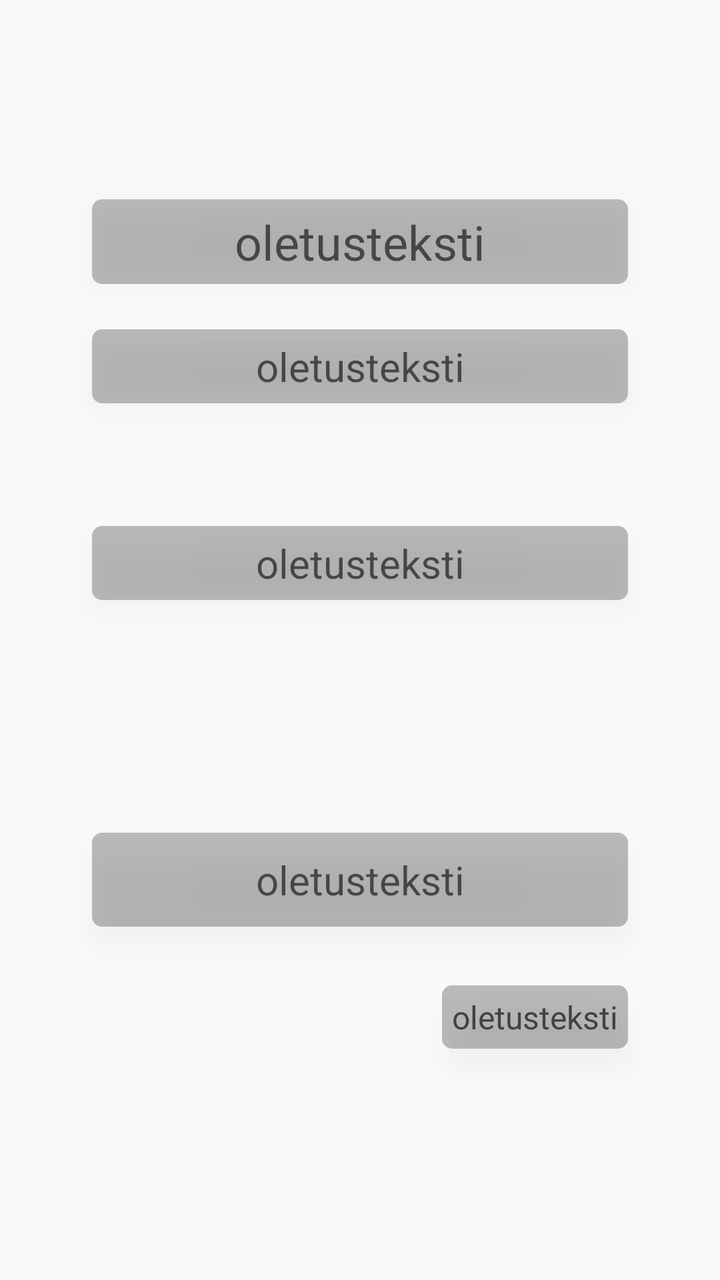
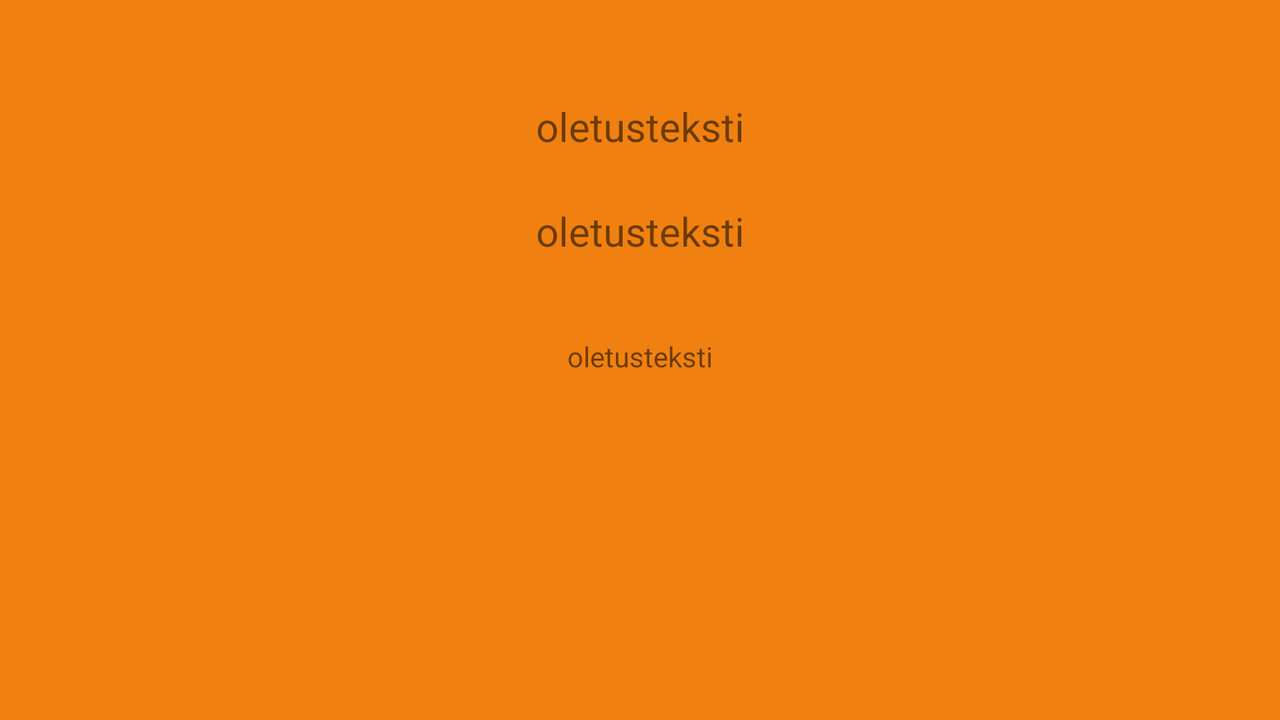

First picture: res/layout/ on a phone held upright. Second picture: the repository's own variant of that layout, on a device whose configuration matches the variant's folder. Source for both follows.
<!-- AndroidManifest.xml: application theme Theme.Terveyssovellusryhmä8 -->
<!-- res/layout/activity_aloitusluokka.xml -->
<?xml version="1.0" encoding="utf-8"?>
<androidx.constraintlayout.widget.ConstraintLayout xmlns:android="http://schemas.android.com/apk/res/android"
    xmlns:app="http://schemas.android.com/apk/res-auto"
    xmlns:tools="http://schemas.android.com/tools"
    android:layout_width="match_parent"
    android:layout_height="match_parent"


    android:background="@color/aquasqueeze">

    <androidx.constraintlayout.widget.Guideline
        android:id="@+id/guideline5"
        android:layout_width="wrap_content"
        android:layout_height="wrap_content"
        android:orientation="vertical"
        app:layout_constraintGuide_percent="0.9" />

    <androidx.constraintlayout.widget.Guideline
        android:id="@+id/guideline8"
        android:layout_width="wrap_content"
        android:layout_height="wrap_content"
        android:orientation="horizontal"
        app:layout_constraintGuide_percent="0.14" />

    <androidx.constraintlayout.widget.Guideline
        android:id="@+id/guideline9"
        android:layout_width="wrap_content"
        android:layout_height="wrap_content"
        android:orientation="vertical"
        app:layout_constraintGuide_percent="0.1" />

    <androidx.constraintlayout.widget.Guideline
        android:id="@+id/guideline10"
        android:layout_width="wrap_content"
        android:layout_height="wrap_content"
        android:orientation="horizontal"
        app:layout_constraintGuide_percent="0.9" />

    <TextView
        app:autoSizeMaxTextSize="30dp"
        app:autoSizeMinTextSize="10dp"
        app:autoSizeTextType="uniform"
        android:ellipsize="end"
        android:id="@+id/textView23"
        android:layout_width="0dp"
        android:layout_height="wrap_content"
        android:layout_margin="10dp"

        android:layout_marginBottom="18dp"
        android:background="@drawable/minunotsikkotaustani2"
        android:elevation="10dp"
        android:padding="10dp"
        android:text="@string/oletustextview"
        android:textAlignment="center"
        android:textAppearance="@style/TextAppearance.AppCompat.Display1"
        android:textSize="20sp"
        app:layout_constraintBottom_toTopOf="@+id/textView24"
        app:layout_constraintEnd_toStartOf="@+id/guideline5"
        app:layout_constraintStart_toStartOf="@+id/guideline9"
        app:layout_constraintTop_toTopOf="@+id/guideline15" />

    <TextView
        app:autoSizeMaxTextSize="30dp"
        app:autoSizeMinTextSize="10dp"
        app:autoSizeTextType="uniform"
        android:ellipsize="end"
        android:id="@+id/textView24"
        android:layout_width="wrap_content"
        android:layout_height="wrap_content"
        android:layout_margin="10dp"
        android:layout_marginTop="24dp"
        android:background="@drawable/minunotsikkotaustani2"
        android:elevation="10dp"
        android:padding="5dp"
        android:text="@string/oletustextview"
        android:textAlignment="textEnd"
        android:textAppearance="@style/TextAppearance.AppCompat.Display1"
        android:textColor="#424242"
        android:textSize="16sp"
        app:layout_constraintBottom_toTopOf="@+id/guideline16"
        app:layout_constraintEnd_toStartOf="@+id/guideline5"
        app:layout_constraintTop_toBottomOf="@+id/textView23" />

    <TextView
        android:id="@+id/textView21"
        android:layout_width="0dp"
        android:layout_height="wrap_content"
        android:layout_margin="10dp"
        android:background="@drawable/minunotsikkotaustani2"
        android:elevation="10dp"
        android:ellipsize="end"
        android:padding="5dp"
        android:text="@string/oletustextview"
        android:textAlignment="center"
        android:textAppearance="@style/TextAppearance.AppCompat.Display1"
        android:textSize="24sp"
        app:autoSizeMaxTextSize="30dp"
        app:autoSizeMinTextSize="10dp"
        app:autoSizeTextType="uniform"
        app:layout_constraintEnd_toStartOf="@+id/guideline5"
        app:layout_constraintStart_toStartOf="@+id/guideline9"
        app:layout_constraintTop_toTopOf="@+id/guideline8" />

    <TextView
        android:id="@+id/textView22"
        android:layout_width="0dp"
        android:layout_height="wrap_content"
        android:layout_margin="10dp"
        android:layout_marginStart="8dp"
        android:layout_marginTop="23dp"
        android:background="@drawable/minunotsikkotaustani2"
        android:elevation="10dp"
        android:ellipsize="end"
        android:padding="5dp"
        android:text="@string/oletustextview"
        android:textAlignment="center"
        android:textAppearance="@style/TextAppearance.AppCompat.Display1"
        android:textSize="20sp"
        app:autoSizeMaxTextSize="30dp"
        app:autoSizeMinTextSize="10dp"
        app:autoSizeTextType="uniform"
        app:layout_constraintBottom_toTopOf="@+id/guideline11"
        app:layout_constraintEnd_toStartOf="@+id/guideline5"
        app:layout_constraintStart_toStartOf="@+id/guideline9"
        app:layout_constraintTop_toBottomOf="@+id/textView21" />

    <androidx.constraintlayout.widget.Guideline
        android:id="@+id/guideline11"
        android:layout_width="wrap_content"
        android:layout_height="wrap_content"
        android:orientation="horizontal"
        app:layout_constraintGuide_percent="0.35" />

    <androidx.constraintlayout.widget.Guideline
        android:id="@+id/guideline12"
        android:layout_width="wrap_content"
        android:layout_height="wrap_content"
        android:orientation="horizontal"
        app:layout_constraintGuide_percent="0.36" />

    <androidx.constraintlayout.widget.Guideline
        android:id="@+id/guideline14"
        android:layout_width="wrap_content"
        android:layout_height="wrap_content"
        android:orientation="horizontal"
        app:layout_constraintGuide_percent="0.52" />

    <androidx.constraintlayout.widget.Guideline
        android:id="@+id/guideline15"
        android:layout_width="wrap_content"
        android:layout_height="wrap_content"
        android:orientation="horizontal"
        app:layout_constraintGuide_percent="0.62" />

    <androidx.constraintlayout.widget.Guideline
        android:id="@+id/guideline16"
        android:layout_width="wrap_content"
        android:layout_height="wrap_content"
        android:orientation="horizontal"
        app:layout_constraintGuide_percent="0.85" />

    <TextView

        android:id="@+id/textView25"
        android:layout_width="0dp"
        android:layout_height="wrap_content"
        android:layout_margin="10dp"
        android:background="@drawable/minunotsikkotaustani2"
        android:elevation="10dp"
        android:ellipsize="end"
        android:padding="5dp"
        android:text="@string/oletustextview"
        android:textAlignment="center"
        android:textAppearance="@style/TextAppearance.AppCompat.Display1"
        android:textSize="20sp"
        app:autoSizeMaxTextSize="30dp"
        app:autoSizeMinTextSize="10dp"
        app:autoSizeTextType="uniform"
        app:layout_constraintBottom_toTopOf="@+id/guideline14"
        app:layout_constraintEnd_toEndOf="parent"
        app:layout_constraintEnd_toStartOf="@+id/guideline5"
        app:layout_constraintStart_toStartOf="@+id/guideline9"
        app:layout_constraintTop_toTopOf="@+id/guideline12" />

</androidx.constraintlayout.widget.ConstraintLayout>
<!-- resources referenced by this layout -->
<resources>
  <!-- drawable minunotsikkotaustani2 (drawable) -->
  <?xml version="1.0" encoding="utf-8"?>
  <selector xmlns:android="http://schemas.android.com/apk/res/android" >
      <item>
  <shape android:shape="rectangle">
      <solid android:color="#42000000" />
      <corners android:radius="5dp" />
  </shape></item>
  </selector>
  <string name="oletustextview">oletusteksti</string>
  <style name="Theme.Terveyssovellusryhmä8" parent="Theme.AppCompat.DayNight.NoActionBar">
          
          <item name="colorPrimary">@color/purple_500</item>
          <item name="colorPrimaryVariant">@color/purple_700</item>
          <item name="colorOnPrimary">@color/white</item>
          
          <item name="colorSecondary">@color/teal_200</item>
          <item name="colorSecondaryVariant">@color/teal_700</item>
          <item name="colorOnSecondary">@color/black</item>
          
          <item name="android:statusBarColor" tools:targetApi="l">?attr/colorPrimaryVariant</item>
          
      </style>
  <color name="purple_500">#FF6200EE</color>
  <color name="purple_700">#FF3700B3</color>
  <color name="white">#FFFFFFFF</color>
  <color name="teal_200">#FF03DAC5</color>
  <color name="teal_700">#FF018786</color>
  <color name="black">#FF000000</color>
</resources>
<!-- res/layout-land/activity_aloitusluokka.xml (the repository's variant of the layout above) -->
<!-- drawn on the phone turned sideways -->
<?xml version="1.0" encoding="utf-8"?>
<androidx.constraintlayout.widget.ConstraintLayout xmlns:android="http://schemas.android.com/apk/res/android"
    xmlns:app="http://schemas.android.com/apk/res-auto"
    xmlns:tools="http://schemas.android.com/tools"
    android:layout_width="match_parent"
    android:layout_height="match_parent"
android:windowNoTitle="true"
android:windowActionBar="false"



    android:background="@color/orange">

    <androidx.constraintlayout.widget.Guideline
        android:id="@+id/guideline5"
        android:layout_width="wrap_content"
        android:layout_height="wrap_content"
        android:orientation="vertical"
        app:layout_constraintGuide_percent="0.85" />

    <androidx.constraintlayout.widget.Guideline
        android:id="@+id/guideline8"
        android:layout_width="wrap_content"
        android:layout_height="wrap_content"
        android:orientation="horizontal"
        app:layout_constraintGuide_percent="0.14" />

    <androidx.constraintlayout.widget.Guideline
        android:id="@+id/guideline9"
        android:layout_width="wrap_content"
        android:layout_height="wrap_content"
        android:orientation="vertical"
        app:layout_constraintGuide_percent="0.15" />

    <androidx.constraintlayout.widget.Guideline
        android:id="@+id/guideline10"
        android:layout_width="wrap_content"
        android:layout_height="wrap_content"
        android:orientation="horizontal"
        app:layout_constraintGuide_percent="0.81" />

    <TextView
        android:id="@+id/textView23"
        android:layout_width="195dp"
        android:layout_height="138dp"
        android:text="@string/oletustextview"
        android:textAlignment="center"
        android:textSize="14sp"
        app:layout_constraintBottom_toTopOf="@+id/guideline16"
        app:layout_constraintEnd_toStartOf="@+id/guideline5"
        app:layout_constraintStart_toStartOf="@+id/guideline9"
        app:layout_constraintTop_toTopOf="@+id/guideline15" />

    <TextView
        android:id="@+id/textView21"
        android:layout_width="212dp"
        android:layout_height="77dp"
        android:text="@string/oletustextview"
        android:textAlignment="center"
        android:textSize="20sp"
        app:layout_constraintBottom_toTopOf="@+id/guideline11"
        app:layout_constraintEnd_toStartOf="@+id/guideline5"
        app:layout_constraintStart_toStartOf="@+id/guideline9"
        app:layout_constraintTop_toTopOf="@+id/guideline8" />

    <TextView
        android:id="@+id/textView22"
        android:layout_width="193dp"
        android:layout_height="113dp"
        android:text="@string/oletustextview"
        android:textAlignment="center"
        android:textSize="20sp"
        app:layout_constraintBottom_toTopOf="@+id/guideline14"
        app:layout_constraintEnd_toStartOf="@+id/guideline5"
        app:layout_constraintStart_toStartOf="@+id/guideline9"
        app:layout_constraintTop_toTopOf="@+id/guideline12" />

    <androidx.constraintlayout.widget.Guideline
        android:id="@+id/guideline11"
        android:layout_width="wrap_content"
        android:layout_height="wrap_content"
        android:orientation="horizontal"
        app:layout_constraintGuide_percent="0.35" />

    <androidx.constraintlayout.widget.Guideline
        android:id="@+id/guideline12"
        android:layout_width="wrap_content"
        android:layout_height="wrap_content"
        android:orientation="horizontal"
        app:layout_constraintGuide_percent="0.36" />

    <androidx.constraintlayout.widget.Guideline
        android:id="@+id/guideline14"
        android:layout_width="wrap_content"
        android:layout_height="wrap_content"
        android:orientation="horizontal"
        app:layout_constraintGuide_percent="0.52" />

    <androidx.constraintlayout.widget.Guideline
        android:id="@+id/guideline15"
        android:layout_width="wrap_content"
        android:layout_height="wrap_content"
        android:orientation="horizontal"
        app:layout_constraintGuide_percent="0.54" />

    <androidx.constraintlayout.widget.Guideline
        android:id="@+id/guideline16"
        android:layout_width="wrap_content"
        android:layout_height="wrap_content"
        android:orientation="horizontal"
        app:layout_constraintGuide_percent="0.78" />

</androidx.constraintlayout.widget.ConstraintLayout>
<!-- resources referenced by the variant -->
<!-- as the phone turned sideways resolves them -->
<resources>
  <color name="orange">#f08110</color>
  <string name="oletustextview">oletusteksti</string>
  <style name="Theme.Terveyssovellusryhmä8" parent="Theme.AppCompat.DayNight.NoActionBar">
          
          <item name="colorPrimary">@color/purple_500</item>
          <item name="colorPrimaryVariant">@color/purple_700</item>
          <item name="colorOnPrimary">@color/white</item>
          
          <item name="colorSecondary">@color/teal_200</item>
          <item name="colorSecondaryVariant">@color/teal_700</item>
          <item name="colorOnSecondary">@color/black</item>
          
          <item name="android:statusBarColor" tools:targetApi="l">?attr/colorPrimaryVariant</item>
          
      </style>
  <color name="purple_500">#FF6200EE</color>
  <color name="purple_700">#FF3700B3</color>
  <color name="white">#FFFFFFFF</color>
  <color name="teal_200">#FF03DAC5</color>
  <color name="teal_700">#FF018786</color>
  <color name="black">#FF000000</color>
</resources>
